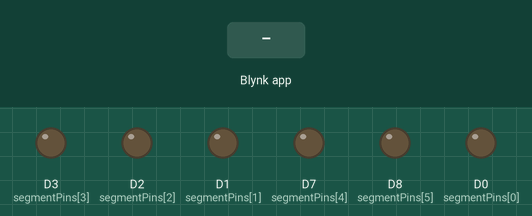
Simulated run of this sketch. Board: ESP8266 (NodeMCU). Shown: output pins drawn as LEDs (lit = HIGH). The inputs (shaded band) are chosen by the test bench. WiFi joins after 1.5 s; servers stay silent unless stated.

Above: at 3.0 s.
3.1 s: Blynk app writes 1 to V0
At 3.7 s:
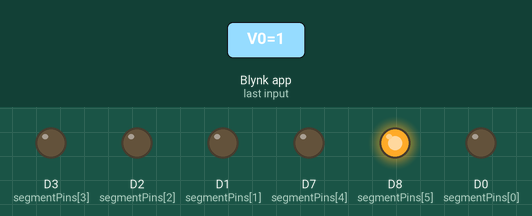
4.6 s: Blynk app writes 200 to V0
At 4.9 s:
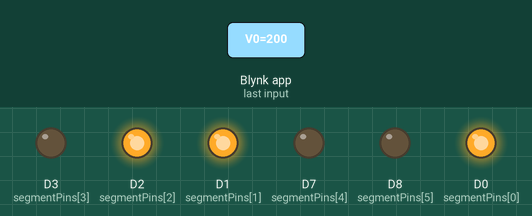
6.1 s: Blynk app writes 0 to V0
At 7.2 s:
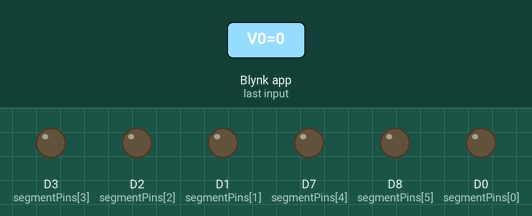
Timing chart, 0 to 9.1 s (numbered marks = the images above; inputs shaded):
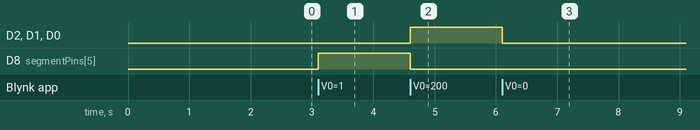

The sketch:

7SEGMENTBLYNK.ino
```cpp
#define BLYNK_PRINT Serial
#define BLYNK_TEMPLATE_ID "TMPL6mUMC6Jxr"
#define BLYNK_TEMPLATE_NAME "7 SEGMENT"
#define BLYNK_AUTH_TOKEN "MIbTFDh8DNcSAUloEjGMO4nE2k_ebw0y"
#include <ESP8266WiFi.h>
#include <BlynkSimpleEsp8266.h>

char ssid[] = "lab electronic";
char pass[] = "Labelec24!";

int segmentPins[] = { D0, D1, D2, D3, D7, D8};  // a, b, c, d, e, f


int gatePosition = 0;

byte segmentPatterns[][6] = {
  { 0, 0, 0, 0, 0, 0 },  // 0
  { 0, 0, 0, 0, 0, 1 },  // 1
  { 0, 0, 0, 0, 1, 1 },  // 2
  { 0, 0, 0, 1, 1, 1 },  // 3
  { 0, 0, 1, 1, 1, 1 },  // 4
  { 0, 1, 1, 1, 1, 1 },  // 5
  { 1, 1, 1, 1, 1, 1 }   // 6

};

const char* gateStatus[] = { "Tertutup", "1/6 Terbuka", "2/6 Terbuka", "3/6 Terbuka", "4/6 Terbuka", "5/6 Terbuka", "Terbuka Semua" };

BLYNK_WRITE(V0) {
  gatePosition = param.asInt();
  updateSevenSegment();
  updateGateStatus();
}

void updateSevenSegment() {
  for (int i = 0; i < 7; i++) {
    digitalWrite(segmentPins[i], segmentPatterns[gatePosition][i]);
  }
}

void updateGateStatus() {
  Blynk.virtualWrite(V1, gateStatus[gatePosition]);
}

void setup() {
  Serial.begin(115200);

  for (int i = 0; i < 7; i++) {
    pinMode(segmentPins[i], OUTPUT);
  }

  Blynk.begin(BLYNK_AUTH_TOKEN, ssid, pass);
  updateGateStatus();
}

void loop() {
  Blynk.run();
}
```

Measured:
- after the input at 3.1 s, D8 (segmentPins[5]): LOW → HIGH at once
- after the input at 4.6 s, D2 (segmentPins[2]), D1 (segmentPins[1]), D0 (segmentPins[0]): LOW → HIGH at once; D8 (segmentPins[5]): HIGH → LOW at once
- after the input at 6.1 s, D2 (segmentPins[2]), D1 (segmentPins[1]), D0 (segmentPins[0]): HIGH → LOW at once
